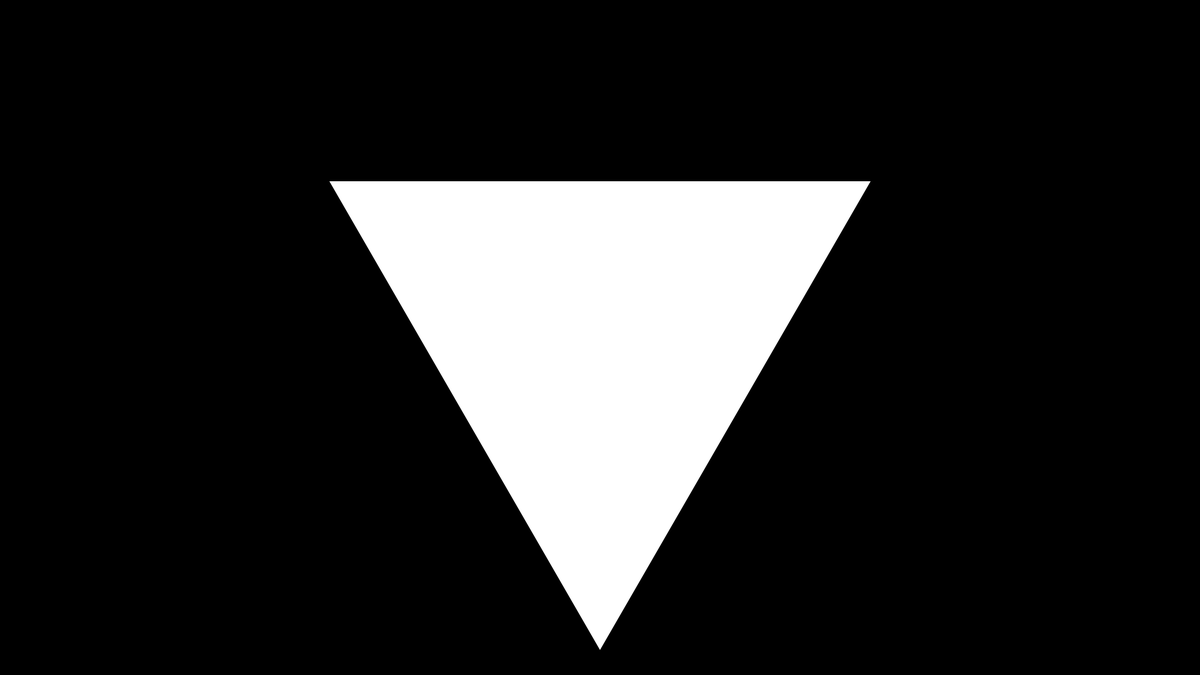
Frame 1 (no input)
Frame 60 (the mouse pressed at the canvas centre just before this capture): identical to frame 1, image omitted
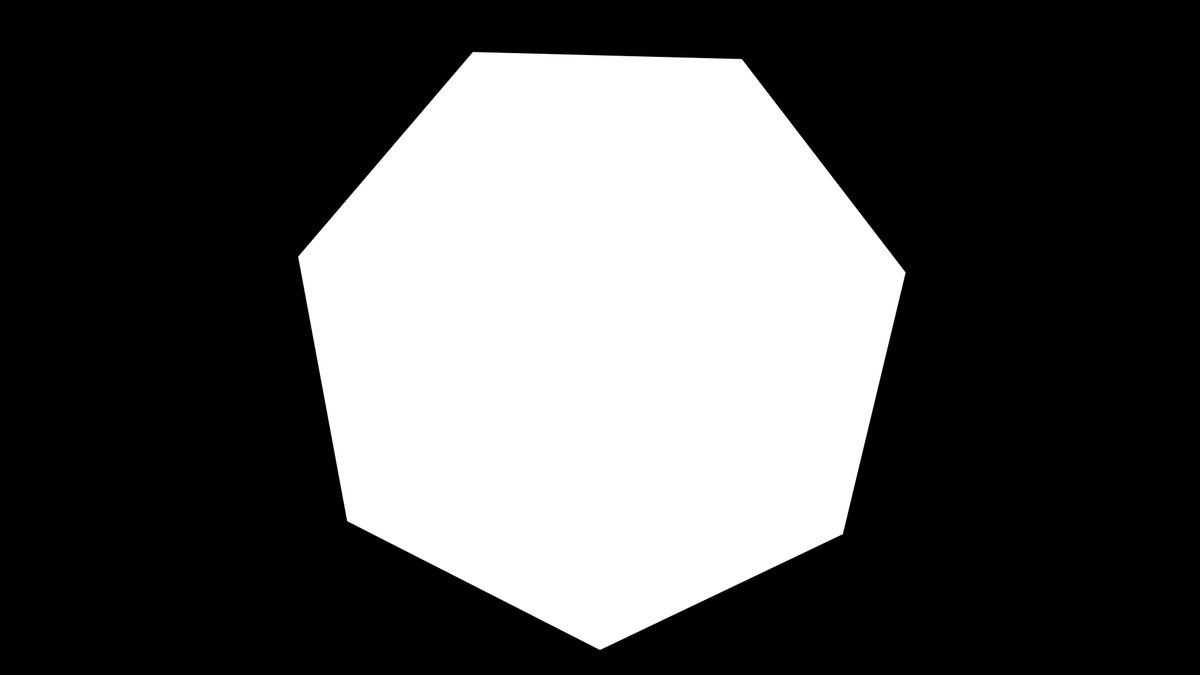
Frame 120 (the mouse held since frame 60 and released just before this capture)

The Processing sketch that drew these frames (run headless with seeded random() and noise(); from frame 60 on, the mouse is pressed at the canvas centre):

// Processing sketch: Loops_08_DrawNGon
// ── Loops_08_DrawNGon.pde
/*
Loops_08_DrawNGon.pde
Author: Alexandros Lotsos
Summary: This sketch is an example of using a for loop and the map function to draw a variable polygon based on the value of mouseX.
This sketch makes use of basic trigonometric functions (sin and cos) so it will be revisited in in Week 4's material as well.
*/

int n = 6; //The number of angles in the polygon, default is 6 for hexagon

void setup(){
  size(1920, 1080);
  background(0);
  fill(255);
  noStroke();
}

void draw(){
  background(0); //refresh bg
  
  n = (int)map(mouseX, 0, 1920, 3, 12);
  
  float radius = 500; //the radius of the polygon on the screen
  //we'll draw the polygon 
  beginShape();
    for(int i = 0; i < n; i++){
       vertex(width/2 + radius*sin(radians(i*(360/n))), height/2 + radius*cos(radians(i*(360/n)))); 
    }
  endShape();
}
